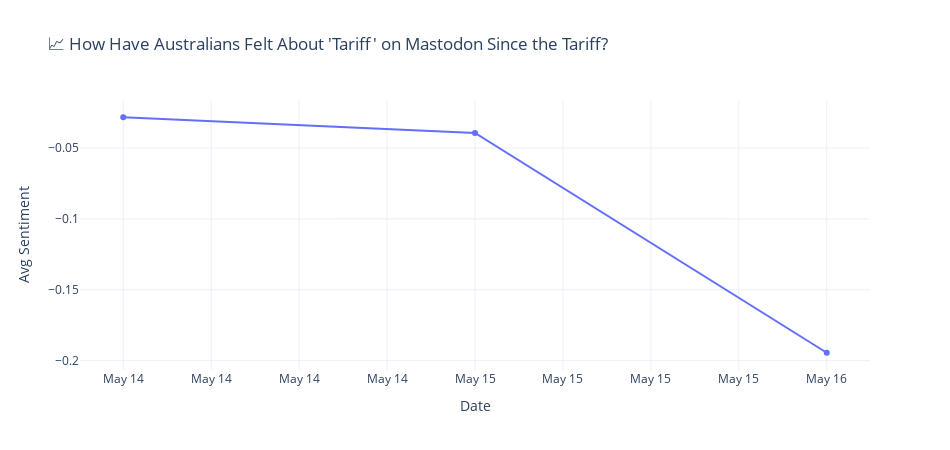

The notebook cell saved with this chart:
### Markdown cell above
## 📈 How Have Australians Felt About Tariff on Mastodon?

### Code cell
fig = plot_merged_keyword_trend(df_all, keywords=["tariff", "tariffs"], label="tariff")
fig.show()

### Figure 1 — Plotly figure (JSON) as saved in the notebook; plotly's stock layout.template omitted (floating-point values rounded to 4 significant figures)
{"data": [{"hovertemplate": "Date=%{x}<br>Avg Sentiment=%{y}<extra></extra>", "legendgroup": "", "line": {"color": "#636efa", "dash": "solid"}, "marker": {"symbol": "circle"}, "mode": "lines+markers", "name": "", "orientation": "v", "showlegend": false, "type": "scatter", "x": ["2025-05-14", "2025-05-15", "2025-05-16"], "xaxis": "x", "y": [-0.02834, -0.03942, -0.1944], "yaxis": "y"}], "layout": {"height": 450, "legend": {"tracegroupgap": 0}, "title": {"text": "📈 How Have Australians Felt About 'Tariff' on Mastodon Since the Tariff?"}, "width": 950, "xaxis": {"anchor": "y", "autorange": true, "domain": [0, 1], "range": ["2025-05-13 21:02:56.5458", "2025-05-16 02:57:03.4542"], "tickformat": "%b %d", "title": {"text": "Date"}, "type": "date"}, "yaxis": {"anchor": "x", "autorange": true, "domain": [0, 1], "range": [-0.2066, -0.01617], "title": {"text": "Avg Sentiment"}, "type": "linear"}}}
